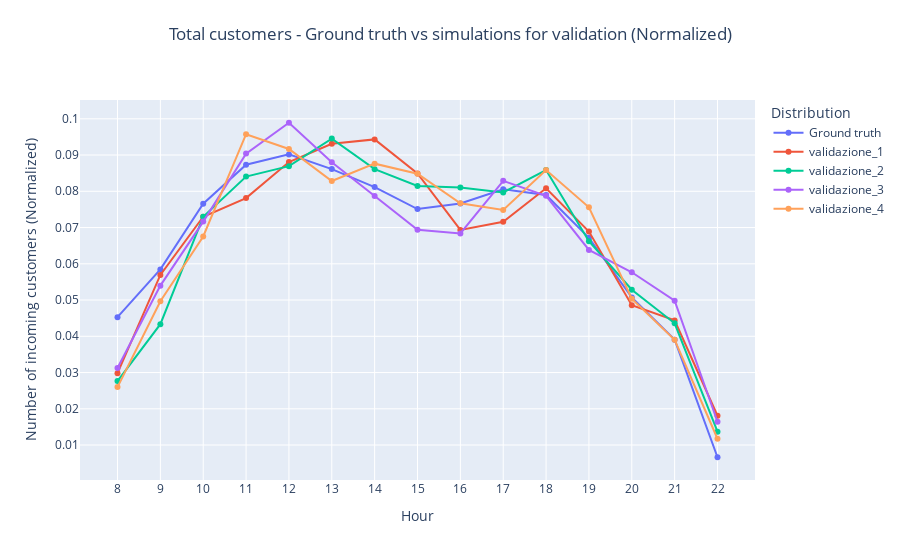

Notebook cell for this chart:
### Markdown cell above
## Validazione

### Code cell
# Validazione

normalize = True

fig =  go.Figure()
fig = add_ground_truth(fig, df_arrivals, normalize=normalize)
fig = add_simulation_to_plot(fig, df_simulations, 'validazione_1', "Total_customers", normalize=normalize)
fig = add_simulation_to_plot(fig, df_simulations, 'validazione_2', "Total_customers", normalize=normalize)
fig = add_simulation_to_plot(fig, df_simulations, 'validazione_3', "Total_customers", normalize=normalize)
fig = add_simulation_to_plot(fig, df_simulations, 'validazione_4', "Total_customers", normalize=normalize)
fig = decorate_figure(fig,
    title="Total customers - Ground truth vs simulations for validation",
    y_axis_title="Number of incoming customers",
    normalize=normalize)
fig.show()
fig.write_image("doc/report/images/results/total_customers_validation.png", scale=IMAGE_SCALE)

### Figure 1 — Plotly figure (JSON) as saved in the notebook; plotly's stock layout.template omitted (floating-point values rounded to 4 significant figures)
{"data": [{"mode": "lines+markers", "name": "Ground truth", "type": "scatter", "x": [8, 9, 10, 11, 12, 13, 14, 15, 16, 17, 18, 19, 20, 21, 22], "y": [0.04527, 0.05846, 0.07659, 0.08733, 0.09018, 0.08612, 0.08115, 0.07511, 0.07664, 0.08055, 0.079, 0.06716, 0.05072, 0.03907, 0.006633]}, {"mode": "lines+markers", "name": "validazione_1", "type": "scatter", "x": [8, 9, 10, 11, 12, 13, 14, 15, 16, 17, 18, 19, 20, 21, 22], "y": [0.02983, 0.05692, 0.07297, 0.07812, 0.08808, 0.09312, 0.09431, 0.08491, 0.06935, 0.0716, 0.08083, 0.06891, 0.04857, 0.04439, 0.01808]}, {"mode": "lines+markers", "name": "validazione_2", "type": "scatter", "x": [8, 9, 10, 11, 12, 13, 14, 15, 16, 17, 18, 19, 20, 21, 22], "y": [0.02765, 0.04334, 0.07295, 0.08405, 0.08694, 0.09453, 0.08611, 0.08148, 0.08106, 0.07967, 0.08586, 0.06624, 0.05284, 0.04358, 0.01369]}, {"mode": "lines+markers", "name": "validazione_3", "type": "scatter", "x": [8, 9, 10, 11, 12, 13, 14, 15, 16, 17, 18, 19, 20, 21, 22], "y": [0.03127, 0.05398, 0.07163, 0.09039, 0.09891, 0.08803, 0.07869, 0.06937, 0.06837, 0.08288, 0.07875, 0.06383, 0.05766, 0.04982, 0.01641]}, {"mode": "lines+markers", "name": "validazione_4", "type": "scatter", "x": [8, 9, 10, 11, 12, 13, 14, 15, 16, 17, 18, 19, 20, 21, 22], "y": [0.02598, 0.04966, 0.06755, 0.09575, 0.09168, 0.08283, 0.08762, 0.08485, 0.07667, 0.07483, 0.08586, 0.0756, 0.05037, 0.03904, 0.01174]}], "layout": {"legend": {"title": {"text": "Distribution"}}, "title": {"text": "Total customers - Ground truth vs simulations for validation (Normalized)", "x": 0.5, "xanchor": "center", "y": 0.95, "yanchor": "top"}, "xaxis": {"dtick": 1, "tick0": 0, "tickmode": "linear", "title": {"text": "Hour"}}, "yaxis": {"dtick": 0.01, "tick0": 0, "tickmode": "linear", "title": {"text": "Number of incoming customers (Normalized)"}}}}
